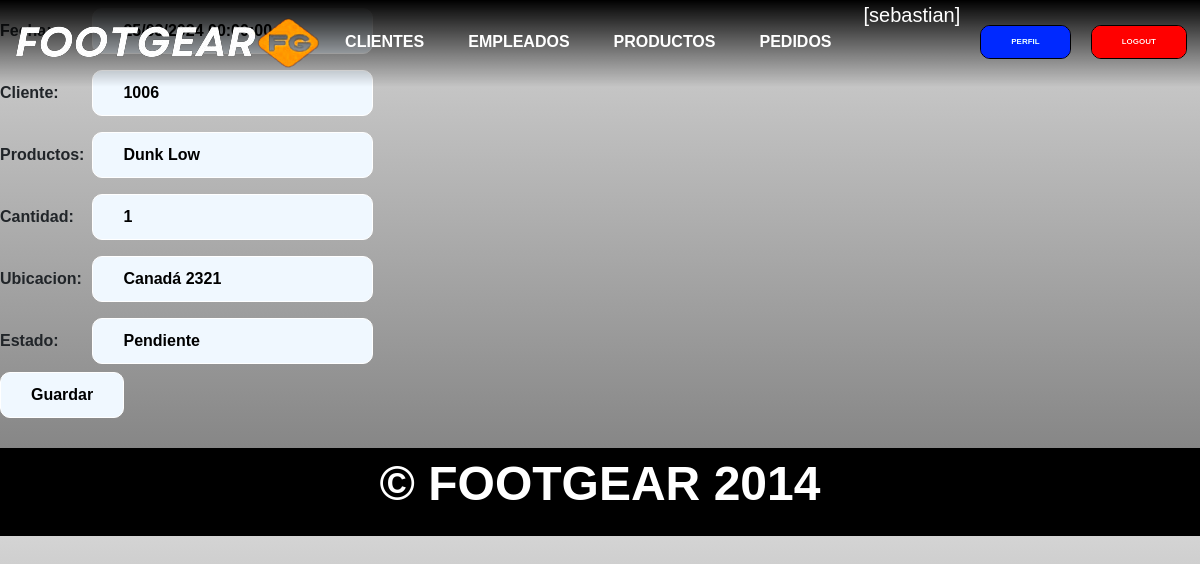
The page /pedidoUpdate/3/ (signed in) on the database its author committed.
### aplicacion/models.py (models this page shows, shortened)
class Pedido(models.Model):
    fecha = models.DateField(auto_now_add=True)
    cliente = models.IntegerField()
    productos = models.CharField(max_length=50)
    cantidad = models.IntegerField()
    ubicacion = models.CharField(max_length=50)
    estado = models.CharField(max_length=50)

### aplicacion/views.py (the view)
# urls.py: path('pedidoUpdate/<id_pedido>/', pedidoUpdate, name="pedido_update"),
@login_required
def pedidoUpdate(request,id_pedido):
    pedido = Pedido.objects.get(id = id_pedido)
    if request.method == "POST":
        miForm = PedidoForm(request.POST)
        if miForm.is_valid():
            pedido.fecha = miForm.cleaned_data.get("fecha")
            pedido.cliente = miForm.cleaned_data.get("cliente")
            pedido.productos =  miForm.cleaned_data.get("productos")
            pedido.cantidad = miForm.cleaned_data.get("cantidad")
            pedido.ubicacion = miForm.cleaned_data.get("ubicacion")
            pedido.estado = miForm.cleaned_data.get("estado")
            pedido.save()
            return redirect(reverse_lazy('pedidos'))
    else:
        miForm = PedidoForm(initial={'fecha': pedido.fecha, 'cliente' : pedido.cliente, 'productos' : pedido.productos ,'cantidad' : pedido.cantidad, 'ubicacion' : pedido.ubicacion , 'estado': pedido.estado} )
    return render(request,"aplicacion/pedidoForm.html",{"form": miForm})

### aplicacion/forms.py
class PedidoForm(forms.Form):
    fecha = forms.DateTimeField(required=True)
    cliente = forms.IntegerField(required=True)
    productos = forms.CharField(max_length=255,required=True)
    cantidad = forms.IntegerField(required=True)
    ubicacion = forms.CharField(max_length=100,required=True)
    estado = forms.CharField(max_length=50,required=True)
    class Meta:
        fields = ['cliente', 'productos', 'cantidad', 'ubicacion', 'estado']
        widgets = {
            'fecha': forms.DateTimeInput(attrs={'readonly': 'readonly'}),
            }

### aplicacion/templates/aplicacion/pedidoForm.html (shortened to what this page needs)
{% extends "aplicacion/index.html" %}
{% block contenido %}
<form action="" method="post">
    <table>
        {{ form.as_table }}
    </table>
    <input type="submit" value="Guardar">
</form>
{% endblock contenido %}

### aplicacion/templates/aplicacion/index.html (shortened to what this page needs)
<!DOCTYPE html>
<html lang="en">
    <head>
        {% load static %}
        <link href="https://cdn.jsdelivr.net/npm/bootstrap@5.3.3/dist/css/bootstrap.min.css" rel="stylesheet">
        <link href="{% static 'css/styles.css' %}" rel="stylesheet"/>
        <link rel="stylesheet" href="https://cdnjs.cloudflare.com/ajax/libs/font-awesome/6.4.0/css/all.min.css">
    </head>
    <body>
        <header>
            <div class="container mask navigation">
                <nav>
                    <h1 class="">
                        <img class="logo" src="{% static 'assets/img/logo_footgear.png' %}" alt="">
                    </h1>
                    {% if user.is_authenticated %}
                        <a href="{% url 'clientes' %}">CLIENTES</a>
                        <a href="{% url 'empleados' %}">EMPLEADOS</a>
                        <a href="{% url 'productos' %}">PRODUCTOS</a>
                        <a href="{% url 'pedidos' %}">PEDIDOS</a>
                        <div>
                            <p  class="username">[{{user.username}}]</p>
                            <a href="{% url 'agregar_avatar' %}"><img class="avatar" src="{{request.session.avatar}}" height="40px" weight="40px"></a>
                        </div>
                            <form action="{% url 'perfil' %}">
                                <button type="submit" class="btn btn-success logout-button edit-button">PERFIL</button>
                            </form>
                        <form action="{% url 'logout' %}" method="post">
                                <button type="submit" class="btn btn-success logout-button">LOGOUT</button>
                            </form>
                    {% endif %}
                </nav>
            </div>
        </header>
{% block contenido%}{% endblock contenido %}
        <footer>
            <p>&copy; FOOT<span class="orange-text">GEAR</span> 2014</p>
        </footer>
    </body>
</html>

### aplicacion/static/css/styles.css (style rules this page uses)
* { padding: 0; margin: 0; box-sizing: border-box; }
body { font-family: sans-serif; background-color: #000; background: linear-gradient(#d4d4d4,#454545); }
html { scroll-behavior: smooth; }
h1 { font-size: 2.5em; }
p { font-size: 1.25em; }
button , input,#buy_button { font-size: 1em; font-weight: bold; padding: 10px 30px; border-radius: 10px; border: 1px solid #fff; color: #000; background-color: #fff; }
.container { max-width: 700px; margin: auto; }
header { background-color: transparent; flex-wrap: wrap; position: fixed; top: 0; right: 0; width: 100vw; z-index: 100; background: linear-gradient(to bottom, black ,transparent); }
header .container { display: flex; flex-direction: column; justify-content: center; align-items: center; }
header nav { display: flex; flex-direction: column; text-align: center; padding-bottom: 2px; }
header div nav a { padding: 5px 12px; text-decoration: none; color: white; font-weight: bolder; }
header .navigation { background-image: url(../assets/img/75496e55be60c1cbf480d6e76bd11ec4.jpg); filter: saturate(2); background-position: center center; background-repeat: no-repeat; background-size: cover; }
.logout-button { margin-top: 25px; background-color:rgb(219, 0, 0); color: rgb(255, 255, 255); font-size: 0.5em; font-weight: bold; padding: 10px 30px; border-radius: 10px; border: 1px solid black; }
.username { color: #ffffff; margin-right: 20px; margin-bottom: 10px; }
.edit-button { margin-right: 20px; background-color:rgb(0, 44, 219); font-size: 0.5em; }
footer { margin-top: 30px; background-color: #000000; display: flex; flex-direction: column; justify-items: center; align-items: center; }
footer p { font-weight: bold; color: white; }
td { padding: 8px; }
input { background-color: aliceblue; color: #000000; }
@media (min-width: 775px) { body { background: linear-gradient(#d4d4d4,#777777); background-position: center center; background-repeat: repeat; background-size: cover; } }
@media (min-width: 775px) { header .container { max-width: none; background: #000; } }
@media (min-width: 775px) { header nav { flex-direction: row; justify-content: space-around; } }
@media (min-width: 775px) { header .navigation { background-image: none; background-color: transparent; background: transparent; } }
@media (min-width: 775px) { button,#buy_button { font-size: 2em; } }
@media (min-width: 775px) { footer p { font-size: 3em; } }
@media (min-width: 775px) { header div nav a { padding: 20px 12px; margin-right: 20px; font-size: 1.5em; } }
@media (min-width: 775px) { header h1 { font-size: 4em; } }

### rows shown on the page
Pedido: cliente "1006", productos "Dunk Low", cantidad "1", ubicacion "Canadá 2321", estado "Pendiente"

### other values the page prints
{{ user.username }} "sebastian"
